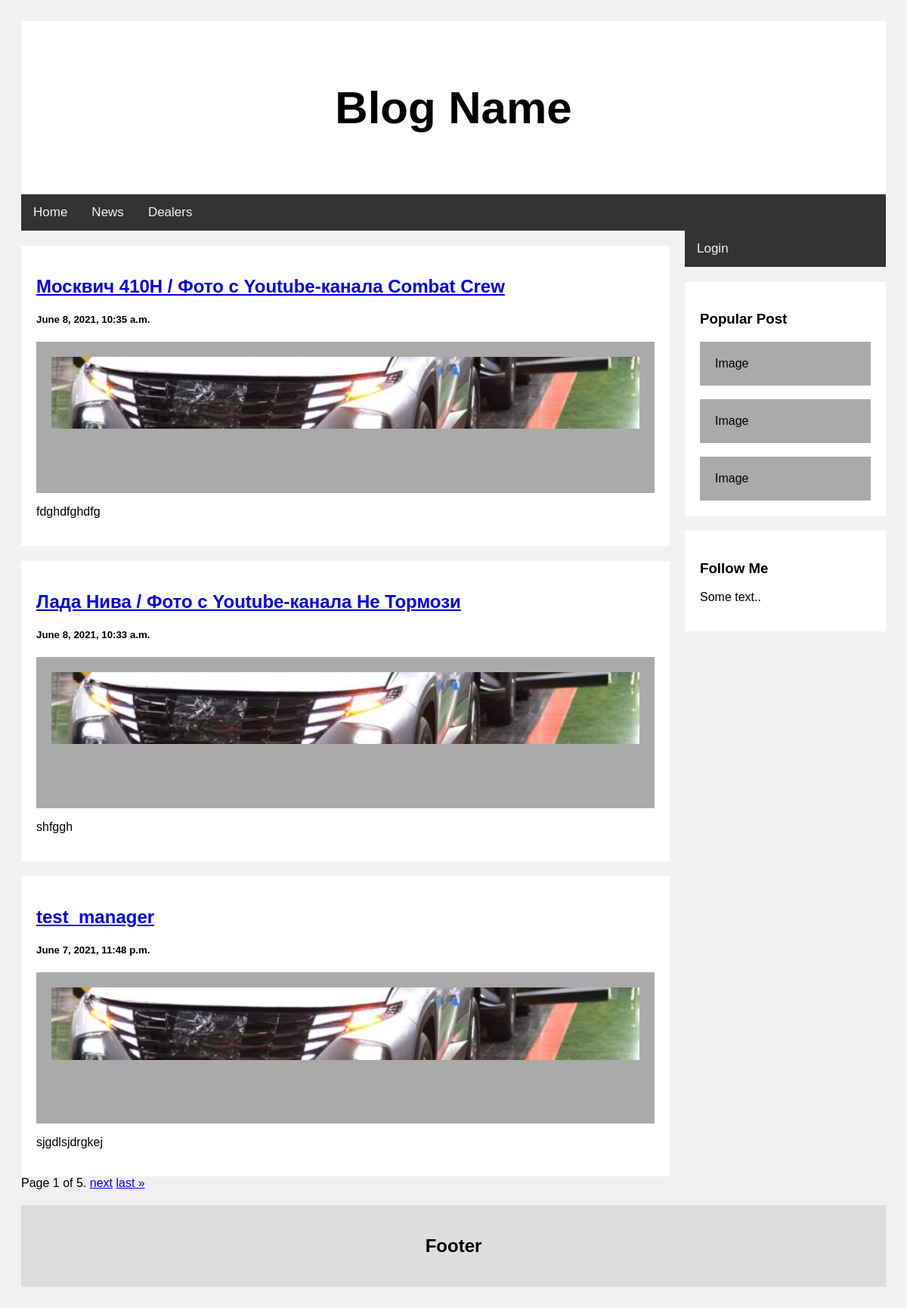
Page /news/ on the committed database.
### news/models.py (models this page shows, shortened)
class Article(models.Model):
    title = models.CharField(max_length=100, blank=False, verbose_name='Заголовок')
    slug = models.SlugField(max_length=100, blank=False, verbose_name='URL')
    description = models.TextField(blank=False, verbose_name='Короткое содержание')
    tags = models.CharField(max_length=100, blank=False, verbose_name='Тэги для SEO')
    text = RichTextUploadingField(blank=False)
    image = models.ImageField(verbose_name='Картинка на главную')
    datetime = models.DateTimeField(auto_now_add=True)
    datetime_modify = models.DateTimeField(auto_now=True)
    author = models.ForeignKey(settings.AUTH_USER_MODEL, on_delete=models.CASCADE)
    class Meta:
        get_latest_by = 'datetime'
        ordering = ['-datetime']

### news/views.py (the view)
# urls.py: path('', views.ArticleListView.as_view(), name='news'),
class ArticleListView(ListView):
    model = Article
    paginate_by = 3
    template_name = 'news.html'

### news/templates/news.html (shortened to what this page needs)
{% extends 'base.html' %}
{% block content %}
{% for article in object_list %}
    <div class="card">
      <h2><a href="{% url 'article_detail' article.slug %}">{{ article.title }}</a></h2>
      <h5>{{ article.datetime }}</h5>
      <div class="fakeimg" style="height:200px;"><img src="../media/{{ article.image }}" style="width:100%"></div>
      <p>{{ article.description }}</p>
    </div>
{% endfor %}
    <div class="pagination">
    <span class="step-links">
        <span class="current">
            Page {{ page_obj.number }} of {{ page_obj.paginator.num_pages }}.
        </span>
        {% if page_obj.has_next %}
            <a href="?page={{ page_obj.next_page_number }}">next</a>
            <a href="?page={{ page_obj.paginator.num_pages }}">last &raquo;</a>
        {% endif %}
    </span>
    </div>
{% endblock content %}

### templates/base.html (style rules this page uses)
* { box-sizing: border-box; }
body { font-family: Arial; padding: 20px; background: #f1f1f1; }
.fakeimg { background-color: #aaa; width: 100%; padding: 20px; }
.card { background-color: white; padding: 20px; margin-top: 20px; }

### rows in the picture
Article: title "Москвич 410Н / Фото с Youtube-канала Combat Crew", datetime "June 8, 2021, 10:35 a.m.", image (picture), description "fdghdfghdfg"
Article: title "Лада Нива / Фото с Youtube-канала Не Тормози", datetime "June 8, 2021, 10:33 a.m.", image (picture), description "shfggh"
Article: title "test_manager", datetime "June 7, 2021, 11:48 p.m.", image (picture), description "sjgdlsjdrgkej"

### other values in the picture
{{ page_obj.number }} "1"
{{ page_obj.paginator.num_pages }} "5"
